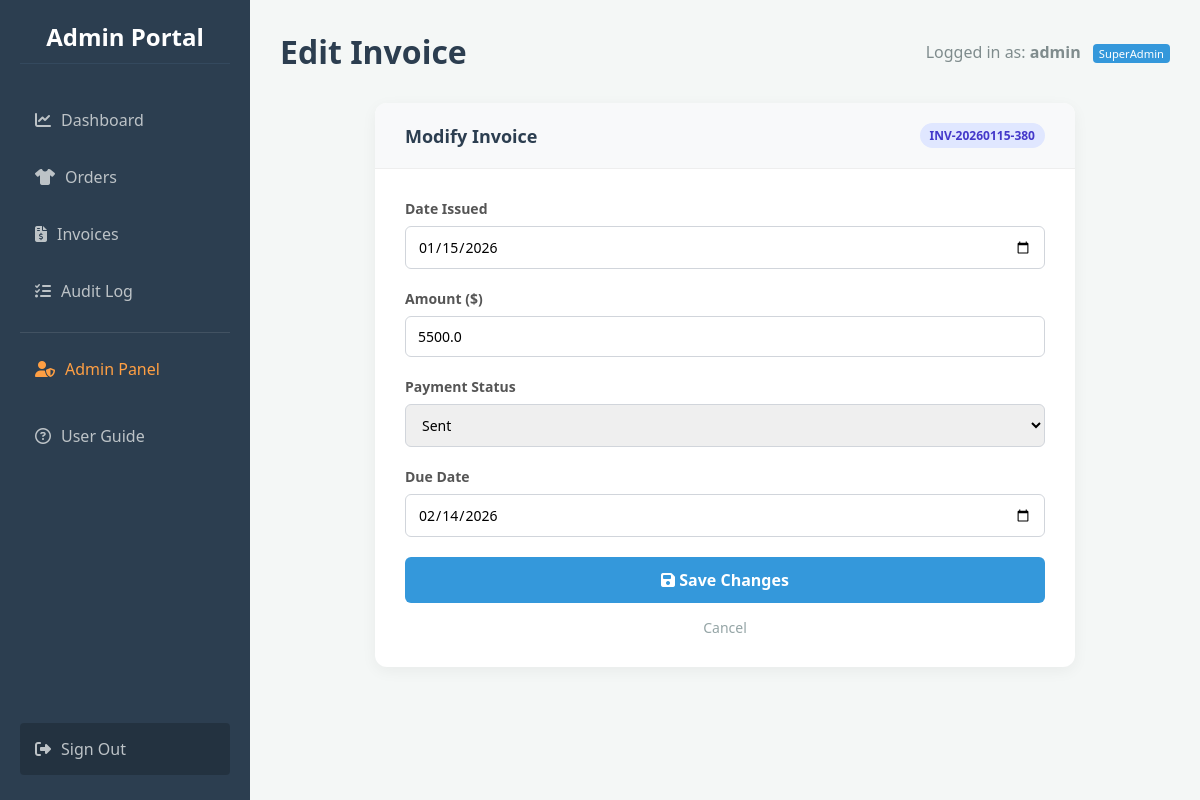
Screenshot of /invoices/edit/2 (signed in) with the database file from the repository.
### app.py (models this page shows)
class User(db.Model):
    id = db.Column(db.Integer, primary_key=True)
    custom_id = db.Column(db.String(50), unique=True)
    username = db.Column(db.String(100), unique=True, nullable=False)
    password = db.Column(db.String(100), nullable=False)
    role = db.Column(db.String(20), default='Staff')
    is_suspended = db.Column(db.Boolean, default=False)
    must_change_password = db.Column(db.Boolean, default=False)

class Invoice(db.Model):
    id = db.Column(db.Integer, primary_key=True)
    invoice_code = db.Column(db.String(50), unique=True, nullable=False)
    order_id = db.Column(db.Integer, db.ForeignKey('order.id'))
    client_id = db.Column(db.Integer, db.ForeignKey('client.id'), nullable=False)
    amount = db.Column(db.Float, nullable=False)
    status = db.Column(db.String(50), default='Pending')
    date_created = db.Column(db.DateTime, default=datetime.utcnow)
    date_due = db.Column(db.DateTime)
    client = db.relationship('Client', backref=db.backref('invoices', lazy=True))
    order = db.relationship('Order', backref=db.backref('invoice', uselist=False))

### app.py (the view, shortened to what this page needs)
@app.route('/invoices/edit/<int:invoice_id>', methods=['GET', 'POST'])
@admin_required
def edit_invoice(invoice_id):
    invoice = Invoice.query.get_or_404(invoice_id)
    return render_template('edit_invoice.html', invoice=invoice)

### app.py (called while the page is built)
@app.before_request
def load_user():
    g.user = None
    if 'user_id' in session: g.user = User.query.get(session['user_id'])

def admin_required(f):
    @wraps(f)
    def decorated_function(*args, **kwargs):
        if not g.user or g.user.role != 'SuperAdmin':
            flash("Access Denied: You do not have permission to view this page.", "danger")
            return redirect(url_for('dashboard'))
        return f(*args, **kwargs)
    return decorated_function

### templates/edit_invoice.html (shortened to what this page needs)
{% extends "base.html" %}
{% block header %}
    Edit Invoice
{% endblock %}
{% block content %}
<div class="form-card">
    <div class="form-header">
        <h3>Modify Invoice</h3>
        <span class="inv-tag">{{ invoice.invoice_code }}</span>
    </div>
    <div class="form-body">
        <form method="POST">
            <div class="form-row">
                <label>Date Issued</label>
                <input type="date" name="date_created" class="input-field" value="{{ invoice.date_created.strftime('%Y-%m-%d') }}" required>
            </div>
            <div class="form-row">
                <label>Amount ($)</label>
                <input type="number" step="0.01" name="amount" class="input-field" value="{{ invoice.amount }}" required>
            </div>
            <div class="form-row">
                <label>Payment Status</label>
                <select name="status" class="input-field">
                    <option value="Sent" {% if invoice.status == 'Sent' %}selected{% endif %}>Sent</option>
                </select>
            </div>
            <div class="form-row">
                <label>Due Date</label>
                <input type="date" name="date_due" class="input-field" value="{{ invoice.date_due.strftime('%Y-%m-%d') }}" required>
            </div>
            <button type="submit" class="submit-btn">
                <i class="fa-solid fa-floppy-disk"></i> Save Changes
            </button>
            <a href="{{ url_for('view_invoice', invoice_id=invoice.id) }}" class="cancel-link">Cancel</a>
        </form>
    </div>
</div>
{% endblock %}

### templates/base.html (shortened to what this page needs)
<!DOCTYPE html>
<html lang="en">
<head>
    <link rel="stylesheet" href="https://cdnjs.cloudflare.com/ajax/libs/font-awesome/6.4.0/css/all.min.css">
    <link rel="stylesheet" href="{{ url_for('static', filename='style.css') }}">
</head>
<body>
    <nav class="sidebar">
        <h2>Admin Portal</h2>
        <a href="{{ url_for('dashboard') }}" class="{{ 'active' if request.path == '/dashboard' else '' }}">
            <i class="fa-solid fa-chart-line" style="margin-right: 10px;"></i>Dashboard
        </a>
        <a href="{{ url_for('orders') }}" class="{{ 'active' if request.path == '/orders' else '' }}">
            <i class="fa-solid fa-shirt" style="margin-right: 10px;"></i>Orders
        </a>
        <a href="{{ url_for('invoices') }}" class="{{ 'active' if request.path == '/invoices' else '' }}">
            <i class="fa-solid fa-file-invoice-dollar" style="margin-right: 10px;"></i>Invoices
        </a>
        <a href="{{ url_for('audit_log') }}" class="{{ 'active' if request.path == '/audit' else '' }}">
            <i class="fa-solid fa-list-check" style="margin-right: 10px;"></i>Audit Log
        </a>
        {% if g.user and g.user.role == 'SuperAdmin' %}
            <div style="border-top: 1px solid rgba(255,255,255,0.1); margin: 10px 0; padding-top: 10px;">
                <a href="{{ url_for('admin_panel') }}" class="{{ 'active' if request.path.startswith('/admin') else '' }}" style="color: #ff9f43;">
                    <i class="fa-solid fa-user-shield" style="margin-right: 10px;"></i>Admin Panel
                </a>
            </div>
        {% endif %}
        <a href="{{ url_for('guide') }}" class="{{ 'active' if request.path == '/guide' else '' }}">
            <i class="fa-regular fa-circle-question" style="margin-right: 10px;"></i>User Guide
        </a>
        <a href="{{ url_for('logout') }}" style="margin-top: auto; background: rgba(0,0,0,0.2);">
            <i class="fa-solid fa-right-from-bracket" style="margin-right: 10px;"></i>Sign Out
        </a>
    </nav>
    <div class="main-content">
        <div class="header">
            <h1>{% block header %}{% endblock %}</h1>
            <div class="user-info" style="color: #7f8c8d;">
                {% if g.user %}
                    Logged in as: <strong>{{ g.user.username }}</strong>
                    <span class="role-badge" style="background-color: #3498db; color: white;">{{ g.user.role }}</span>
                {% else %}
                    Guest
                {% endif %}
            </div>
        </div>
        <div class="content-area">
            {% block content %}{% endblock %}
        </div>
    </div>
</body>
</html>

### static/style.css (style rules this page uses)
* { box-sizing: border_box; margin: 0; padding: 0; font-family: 'Segoe UI', Tahoma, Geneva, Verdana, sans-serif; }
body { background-color: #f4f7f6; display: flex; min-height: 100vh; }
.sidebar { width: 250px; background-color: #2c3e50; color: white; padding: 20px; display: flex; flex-direction: column; }
.sidebar h2 { margin-bottom: 30px; font-size: 24px; text-align: center; border-bottom: 1px solid #34495e; padding-bottom: 10px; }
.sidebar a { color: #bdc3c7; text-decoration: none; padding: 15px; margin-bottom: 5px; border-radius: 4px; transition: 0.3s; }
.main-content { flex: 1; padding: 30px; overflow-y: auto; }
.header { display: flex; justify-content: space-between; align-items: center; margin-bottom: 30px; }
input[type="text"], select { padding: 8px; border: 1px solid #bdc3c7; border-radius: 4px; }

### templates/base.html (style rules this page uses)
* { box-sizing: border-box; margin: 0; padding: 0; font-family: 'Segoe UI', Tahoma, Geneva, Verdana, sans-serif; }
body { background-color: #f4f7f6; display: flex; min-height: 100vh; }
.sidebar { width: 250px; background-color: #2c3e50; color: white; padding: 20px; display: flex; flex-direction: column; flex-shrink: 0; }
.sidebar h2 { margin-bottom: 30px; font-size: 24px; text-align: center; border-bottom: 1px solid #34495e; padding-bottom: 10px; }
.sidebar a { color: #bdc3c7; text-decoration: none; padding: 15px; margin-bottom: 5px; border-radius: 4px; transition: 0.3s; display: block; }
.main-content { flex: 1; padding: 30px; overflow-y: auto; }
.header { display: flex; justify-content: space-between; align-items: center; margin-bottom: 30px; }
.header h1 { color: #2c3e50; }
.role-badge { font-size: 0.7em; padding: 2px 6px; border-radius: 4px; background: rgba(255,255,255,0.2); margin-left: 8px; vertical-align: middle; }

### templates/edit_invoice.html (style rules this page uses)
.form-card { background: white; border-radius: 12px; box-shadow: 0 4px 15px rgba(0,0,0,0.05); max-width: 700px; margin: 0 auto; }
.form-header { background: #f8f9fa; padding: 20px 30px; border-bottom: 1px solid #eee; display: flex; justify-content: space-between; align-items: center; border-radius: 12px 12px 0 0; }
.form-header h3 { margin: 0; color: #2c3e50; font-size: 18px; }
.inv-tag { background: #e0e7ff; color: #4338ca; padding: 4px 10px; border-radius: 20px; font-size: 12px; font-weight: bold; }
.form-body { padding: 30px; }
.form-row { margin-bottom: 20px; }
.form-row label { display: block; margin-bottom: 8px; font-weight: 600; color: #555; font-size: 14px; }
.input-field { width: 100%; padding: 10px 12px; border: 1px solid #d1d5db; border-radius: 6px; font-size: 14px; transition: 0.2s; }
.submit-btn { width: 100%; padding: 12px; background-color: #3498db; color: white; border: none; border-radius: 6px; font-size: 16px; font-weight: bold; cursor: pointer; transition: 0.2s; }
.cancel-link { display: block; text-align: center; margin-top: 15px; color: #95a5a6; text-decoration: none; font-size: 14px; }

### rows the page displays
User: user.username "admin", user.role "SuperAdmin"
Invoice: invoice_code "INV-20260115-380", date_created "01/15/2026", amount "5500.0", status "Sent", date_due "02/14/2026"
